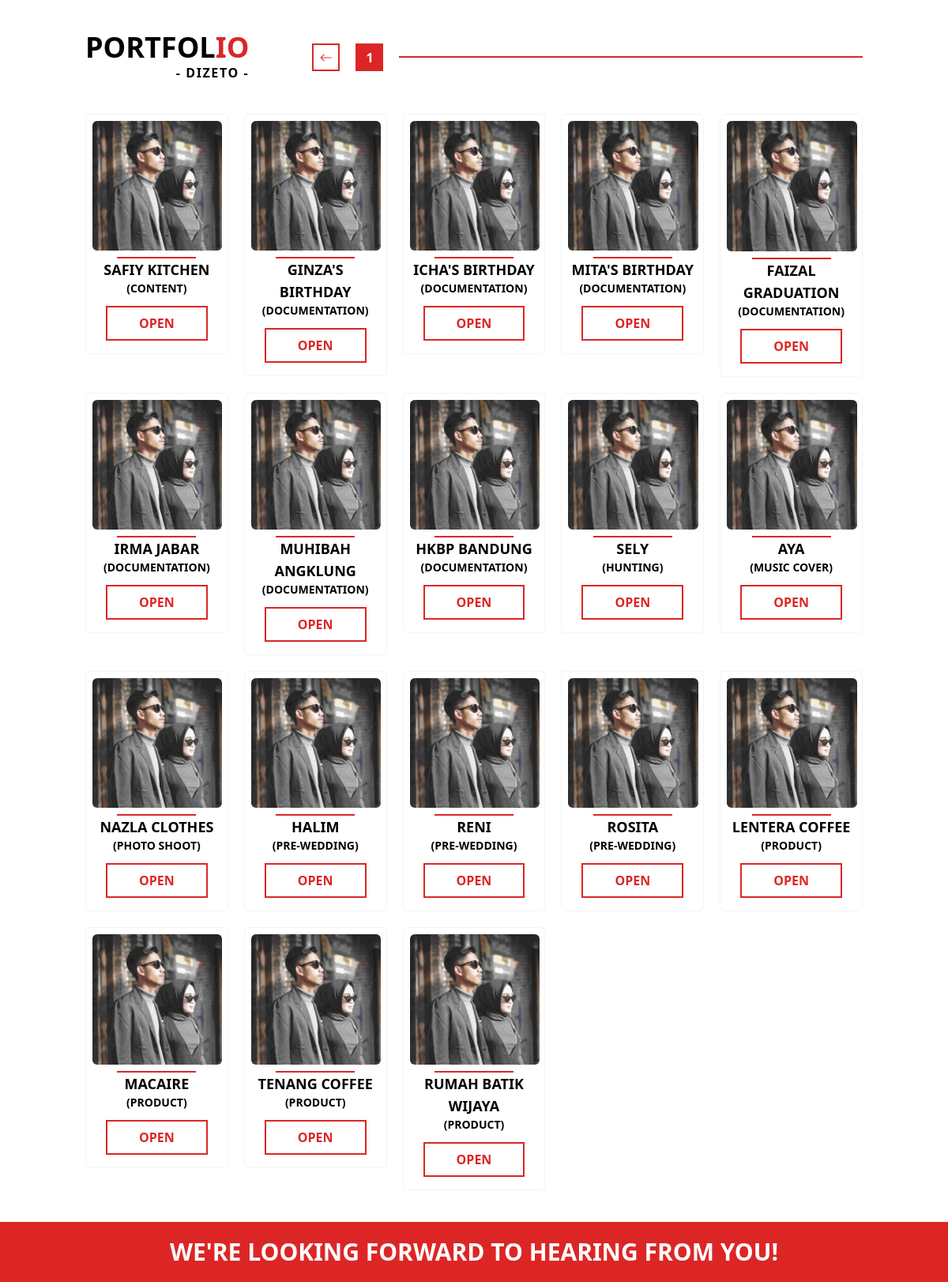
The app's page /src/pages/portfolio/index.php with its own data.
### tables this page shows
CREATE TABLE `portfolio` (
  `id` int(11) NOT NULL COMMENT 'Primary Key',
  `title` char(50) DEFAULT NULL,
  `category` char(50) DEFAULT NULL,
  `file` char(50) DEFAULT NULL,
  `thumbnail` char(50) DEFAULT NULL
);

### src/php/version.php (called while the page is built, shortened)
<?php
$version = "?v=1.0";
?>

### src/pages/portfolio/index.php (the view, shortened to what this page needs)
<?php
include('../../php/version.php');
?>
<!DOCTYPE html>
<html lang="en">
<head>
    <link rel="stylesheet" href="../../css/tailwind.css<?php echo $version; ?>">
    <link rel="stylesheet" href="../../css/font-awesome.css<?php echo $version; ?>">
    <link rel="stylesheet" href="../../../node_modules/bootstrap-icons/font/bootstrap-icons.css<?php echo $version; ?>">
    <link rel="stylesheet" href="../../css/lightbox.min.css<?php echo $version; ?>">
    <link rel="stylesheet" href="../../css/style.css<?php echo $version; ?>">
</head>
<body class="bg-img-portfolio">
    <section class="container mx-auto px-5">
        <div class="flex items-center py-10">
            <div class="flex items-center" style="min-width: max-content;">
                <div>
                    <h1 class="font-semibold text-4xl">
                        PORTFOL<span class="text-red-600">IO</span>
                    </h1>
                    <p class="block font-semibold text-base text-right tracking-widest">
                        - DIZETO -
                    </p>
                </div>
                <?php
                include('../../php/config.php');
                $page = isset($_GET['page']) ? (int) $_GET['page'] : 1;
                $limit = 21;
                $offset = ($page - 1) * $limit;
                $query = "SELECT * FROM portfolio ORDER BY category ASC LIMIT $limit OFFSET $offset";
                $total_records_query = "SELECT COUNT(*) FROM portfolio";
                $total_records_result = mysqli_query($conn, $total_records_query);
                $total_records = mysqli_fetch_array($total_records_result)[0];
                $total_pages = ceil($total_records / $limit);
                ?>
                <div class="pl-20" style="width: max-content;">
                    <a class="button-no-page pt-1 mr-4 border-2 border-red-600 font-semibold text-red-600 hover:bg-red-600 hover:text-white"
                        href="../../../"><i class="bi bi-arrow-left"></i></a>
                    <?php
                    for ($i = 1; $i <= $total_pages; $i++) {
                        if ($i == $page) {
                            echo '<span class="button-no-page pt-1 mr-5 border-2 border-red-600 font-semibold bg-red-600 text-white"">' . $i . '</span>';
                        } else {
                            echo '<a class="button-no-page pt-1 mr-5 border-2 border-red-600 font-semibold text-red-600 hover:bg-red-600 hover:text-white" href="?page=' . $i . '">' . $i . '</a>';
                        }
                    }
                    ?>
                </div>
            </div>
            <div class="red-line-h-portfolio"></div>
        </div>
        <div style="min-height: 100vh;">
            <ul class="grid c-grid-cols gap-5 pb-10">
                <?php
                $result = mysqli_query($conn, $query);
                while ($row = mysqli_fetch_array($result)) {
                    ?>
                    <li>
                        <div class="rounded-md bg-white border border-gray-100 hover:border-red-600"
                            style="width: 100%; height: max-content;">
                            <div class="canvas m-2">
                                <img class="scale-image rounded-md"
                                    src="../../../assets/uploads/<?php echo $row['thumbnail']; ?>"
                                    alt="<?php echo $row['title']; ?>">
                            </div>
                            <div class="red-line-h"></div>
                            <div>
                                <h3 class="px-2 text-center font-semibold text-lg sm:text-base lg:text-lg">
                                    <?php echo $row['title']; ?>
                                </h3>
                                <h4 class="text-center font-semibold text-sm sm:text-xs lg:text-sm pb-2">
                                    <?php echo $row['category']; ?>
                                </h4>
                            </div>
                            <div class="flex justify-center">
                                <a class="mb-4 mt-1 py-2 px-10 border-2 border-red-600 text-red-600 font-semibold hover:bg-red-600 hover:text-white"
                                    href="section/<?php echo $row['file']; ?>">
                                    OPEN
                                </a>
                            </div>
                        </div>
                    </li>
                    <?php
                }
                ?>
            </ul>
        </div>
    </section>
    <?php
    include('../../php/footer.php');
    ?>
</body>
</html>

### src/php/footer.php
<section>
    <div class="bg-red-600 text-center text-white font-semibold footer-text-size py-5">
        <h1>WE'RE LOOKING FORWARD TO HEARING FROM YOU!</h1>
    </div>
</section>

### src/css/style.css (style rules this page uses)
.bg-img-portfolio { background-image: url(../../assets/images/background/background.jpg); background-size: cover; background-repeat: no-repeat; background-position: center; }
.red-line-h { margin-left: auto; margin-right: auto; background-color: #dc2626; margin-top: 0.25rem; width: 100px; height: 2px; }
.red-line-h-portfolio { background-color: #dc2626; width: 100%; height: 2px; }
.footer-text-size { font-size: 130%; line-height: 100%; }
.scale-image { width: 100%; height: 100%; object-fit: cover; }
.canvas { width: 92%; padding-bottom: 92%; position: relative; }
.canvas img { position: absolute; top: 0; left: 0; width: 100%; height: 100%; }
.button-no-page { text-align: center; display: inline-block; height: 35px; width: 35px; }
.c-grid-cols { grid-template-columns: repeat(2, minmax(0, 1fr)); }
@media (min-width: 640px) { .footer-text-size { font-size: 155%; line-height: 100%; } }
@media (min-width: 640px) { .c-grid-cols { grid-template-columns: repeat(3, minmax(0, 1fr)); } }
@media (min-width: 768px) { .footer-text-size { font-size: 1.875rem; line-height: 2.25rem; } }
@media (min-width: 768px) { .c-grid-cols { grid-template-columns: repeat(4, minmax(0, 1fr)); } }
@media (min-width: 1024px) { .c-grid-cols { grid-template-columns: repeat(5, minmax(0, 1fr)); } }

### records on screen
portfolio: thumbnail (picture), title "SAFIY KITCHEN", category "(CONTENT)"
portfolio: thumbnail (picture), title "GINZA'S BIRTHDAY", category "(DOCUMENTATION)"
portfolio: thumbnail (picture), title "ICHA'S BIRTHDAY", category "(DOCUMENTATION)"
portfolio: thumbnail (picture), title "MITA'S BIRTHDAY", category "(DOCUMENTATION)"
portfolio: thumbnail (picture), title "FAIZAL GRADUATION", category "(DOCUMENTATION)"
portfolio: thumbnail (picture), title "IRMA JABAR", category "(DOCUMENTATION)"
portfolio: thumbnail (picture), title "MUHIBAH ANGKLUNG", category "(DOCUMENTATION)"
portfolio: thumbnail (picture), title "HKBP BANDUNG", category "(DOCUMENTATION)"
portfolio: thumbnail (picture), title "SELY", category "(HUNTING)"
portfolio: thumbnail (picture), title "AYA", category "(MUSIC COVER)"
portfolio: thumbnail (picture), title "NAZLA CLOTHES", category "(PHOTO SHOOT)"
portfolio: thumbnail (picture), title "HALIM", category "(PRE-WEDDING)"
portfolio: thumbnail (picture), title "RENI", category "(PRE-WEDDING)"
portfolio: thumbnail (picture), title "ROSITA", category "(PRE-WEDDING)"
portfolio: thumbnail (picture), title "LENTERA COFFEE", category "(PRODUCT)"
portfolio: thumbnail (picture), title "MACAIRE", category "(PRODUCT)"
portfolio: thumbnail (picture), title "TENANG COFFEE", category "(PRODUCT)"
portfolio: thumbnail (picture), title "RUMAH BATIK WIJAYA", category "(PRODUCT)"
